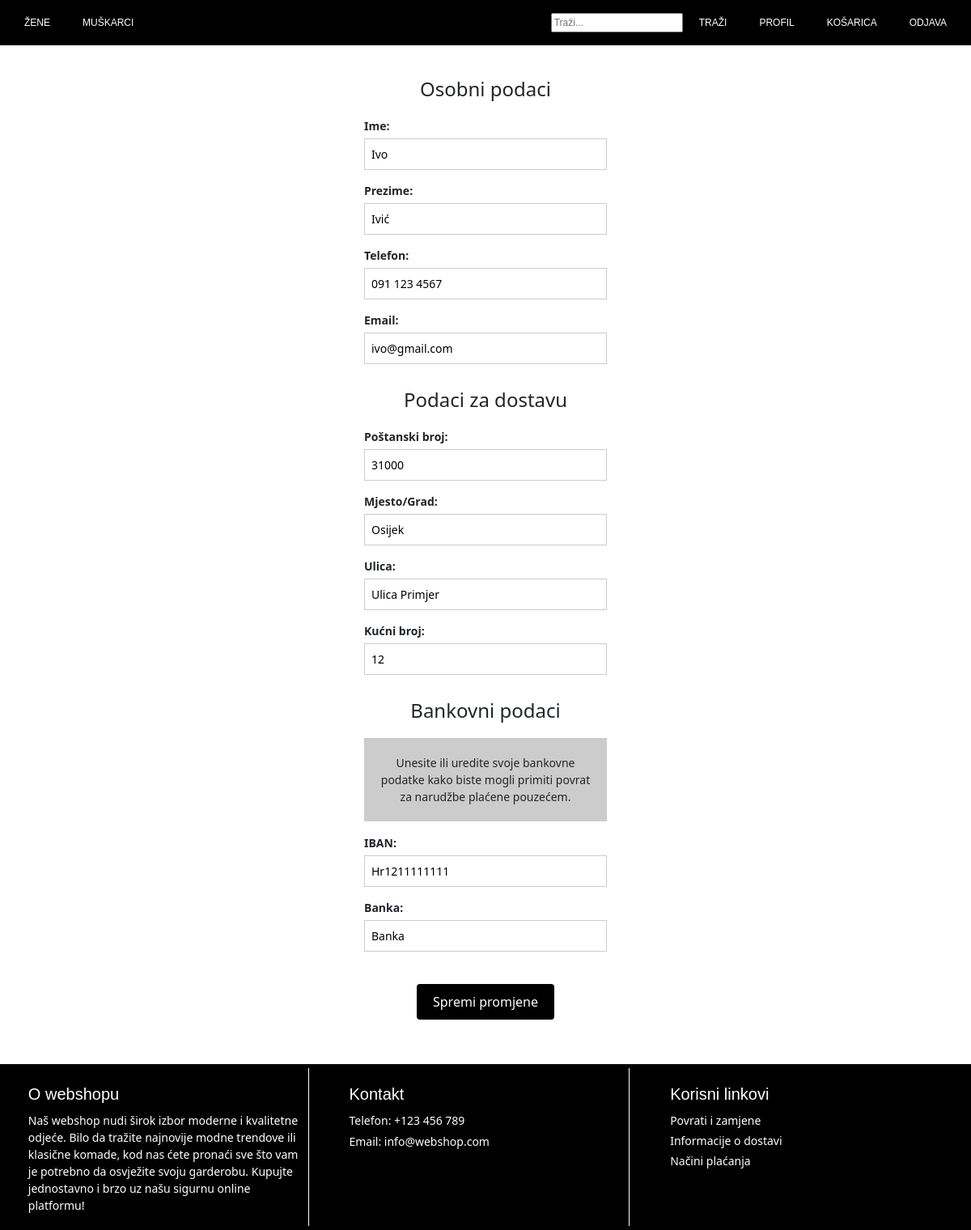
/webshop/personal_data/ (signed in), run on an earlier commit of the app's database.
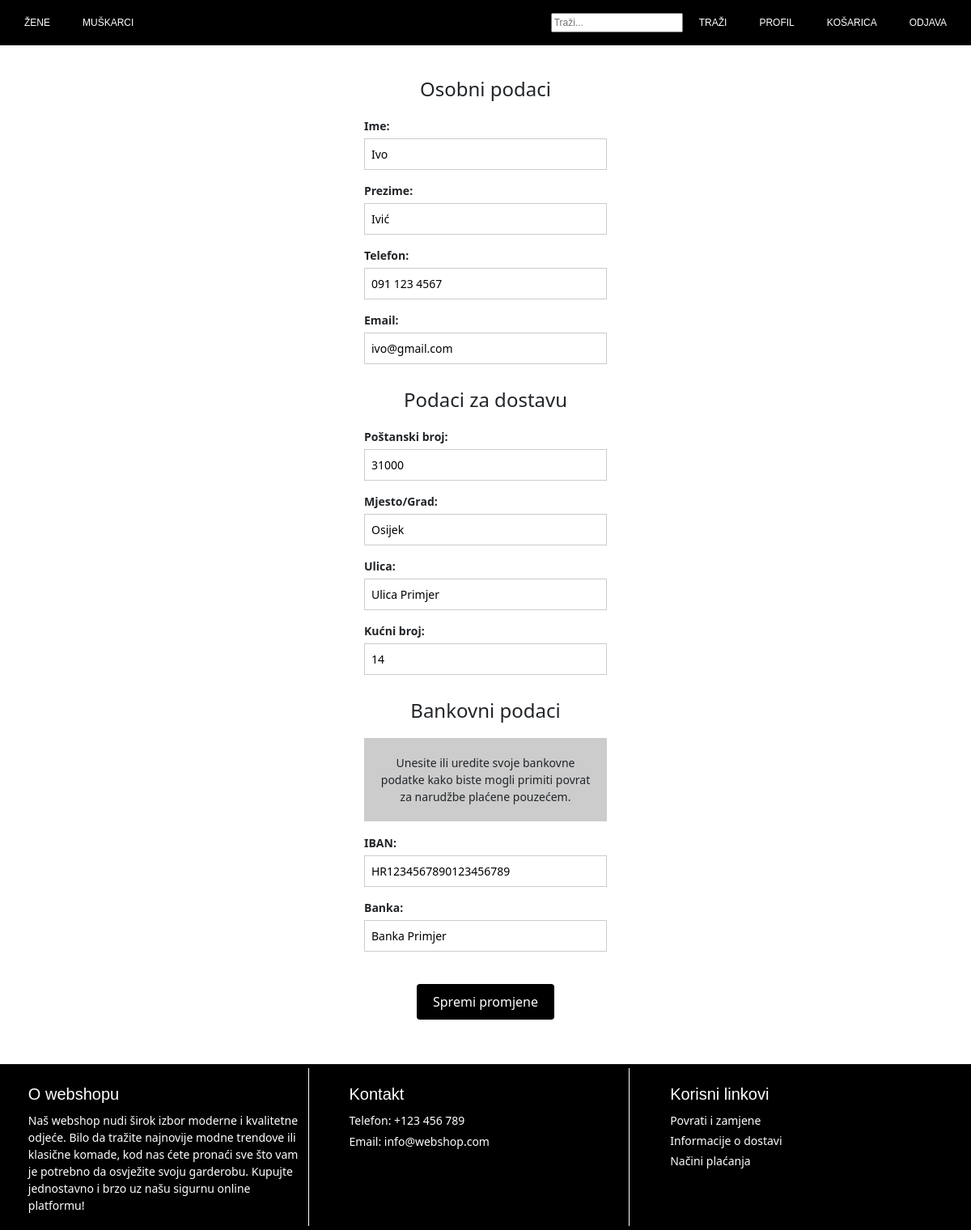
And on a later commit of the database.
### webshop/models.py (models this page shows, shortened)
class Account(models.Model):
    user = models.OneToOneField(User, on_delete=models.CASCADE)
    name = models.CharField(max_length=255)
    surname = models.CharField(max_length=255)
    phone = models.CharField(max_length=20)
    email = models.EmailField(unique=True)
    city = models.CharField(max_length=255)
    postal_number = models.CharField(max_length=255)
    street = models.CharField(max_length=255)
    house_number = models.CharField(max_length=255)
    iban = models.CharField(max_length=34, blank=True, null=True)
    bank = models.CharField(max_length=255, blank=True, null=True)

### webshop/views.py (the view, shortened to what this page needs)
# urls.py: path('personal_data/', views.personal_data_view, name='personal_data'),
def personal_data_view(request):
    user_account = Account.objects.get(user=request.user)
    return render(request, 'webshop/personal_data.html', {'user_account': user_account})

### webshop/authentication.py (called while the page is built)
    def get_user(self, user_id):
        try:
            return User.objects.get(pk=user_id)
        except ObjectDoesNotExist:
            return None

### webshop/templates/webshop/personal_data.html (shortened to what this page needs)
{% extends 'webshop/base.html' %}
{% load static %}
{% block extra_css %}
<link rel="stylesheet" href="{% static 'webshop/css/personal_data.css' %}">
{% endblock %}
{% block content %}
<div class="personal-data-container">
    <h2>Osobni podaci</h2>
    <form action="" method="POST">
        <div class="form-group">
            <label for="name">Ime:</label>
            <input type="text" id="name" name="name" value="{{ user_account.name }}">
        </div>
        <div class="form-group">
            <label for="surname">Prezime:</label>
            <input type="text" id="surname" name="surname" value="{{ user_account.surname }}">
        </div>
        <div class="form-group">
            <label for="phone">Telefon:</label>
            <input type="text" id="phone" name="phone" value="{{ user_account.phone }}">
        </div>
        <div class="form-group">
            <label for="email">Email:</label>
            <input type="email" id="email" name="email" value="{{ user_account.email }}">
        </div>
</div>
<div class="delivery-data-container">
    <h2>Podaci za dostavu</h2>
    <div class="form-group">
        <label for="postal_number">Poštanski broj:</label>
        <input type="text" id="postal_number" name="postal_number" value="{{ user_account.postal_number }}">
    </div>
    <div class="form-group">
        <label for="city">Mjesto/Grad:</label>
        <input type="text" id="city" name="city" value="{{ user_account.city }}">
    </div>
    <div class="form-group">
        <label for="street">Ulica:</label>
        <input type="text" id="street" name="street" value="{{ user_account.street }}">
    </div>
    <div class="form-group">
        <label for="house_number">Kućni broj:</label>
        <input type="text" id="house_number" name="house_number" value="{{ user_account.house_number }}">
    </div>
</div>
<div class="bank-details-container">
    <h2>Bankovni podaci</h2>
    <div class="info-container">
        <p>
            Unesite ili uredite svoje bankovne podatke kako biste mogli primiti povrat za narudžbe plaćene pouzećem.
        </p>
    </div>
    <div class="form-group">
        <label for="iban">IBAN:</label>
        <input type="text" id="iban" name="iban" value="{{ user_account.iban }}">
    </div>
    <div class="form-group">
        <label for="bank">Banka:</label>
        <input type="text" id="bank" name="bank" value="{{ user_account.bank }}">
    </div>
    <div class="button-container">
        <button type="submit">Spremi promjene</button>
    </div>
</div>
{% endblock %}

What changed in the data, as far as the page shows it:
changed Account "Ivo": house_number "12" → "14"; iban "Hr1211111111" → "HR1234567890123456789"; bank "Banka" → "Banka Primjer"
